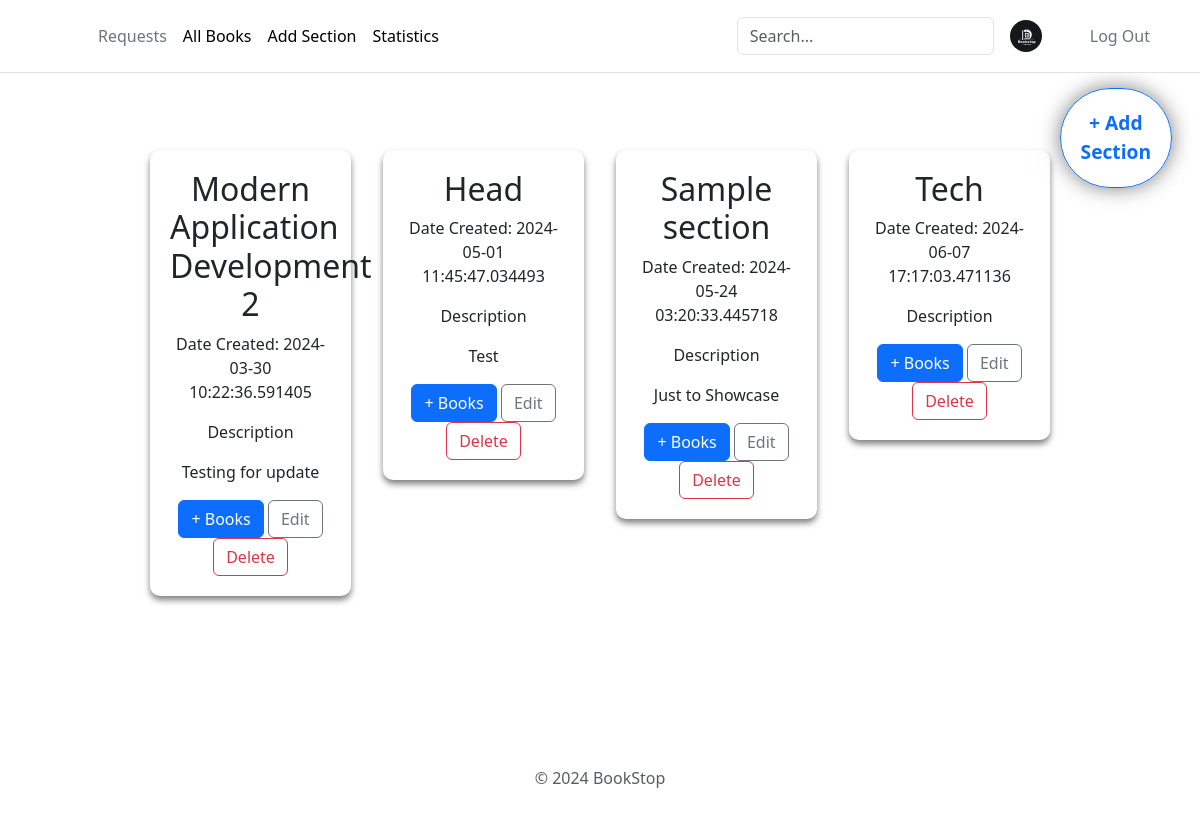
The page /add-section (signed in) on the database its author committed.
### app/app.py (models this page shows)
class Section(db.Model):
    __tablename__ = 'section'
    SectionId = db.Column(db.Integer, autoincrement=True, primary_key=True)
    Title = db.Column(db.String(50), nullable=False)
    CreatedDate = db.Column(db.DateTime, nullable=False, default=datetime.datetime.utcnow)
    Description = db.Column(db.Text, nullable=False)
    ImageLink = db.Column(db.String(255))

### app/app.py (the view)
@app.route("/add-section", methods = ["GET","POST"])
def addSection():
    if 'admin_id' not in session:
        return redirect(url_for('librarianLogin'))
    if request.method == 'POST':
        data = request.form.to_dict()
        section = Section(Title=data['section'], Description=data['text'])
        db.session.add(section)
        db.session.commit()
        section = Section.query.all()
        return render_template("add-section.html", section = section)
    else:
        section = Section.query.all()
        return render_template("add-section.html", section = section)

### app/templates/add-section.html (shortened to what this page needs)
<!DOCTYPE html>
<html lang="en">
  <head>
    <link rel="stylesheet" href="/static/add-section.css" />
    {% include 'bootstrap.html' %}
  </head>
  <body>
    <div>
      {% include 'headerAdmin.html' %}
      <div>
        <button type="button" id="addSection" class="btn btn-outline-primary">
          + Add<br />Section
        </button>
        <div class="main-container">
          {% for sec in section %}
          <div class="section-container" id="{{ sec.SectionId }}">
            <h2>{{ sec.Title }}</h2>
            <p>Date Created: {{ sec.CreatedDate }}</p>
            <div>
              <p>Description</p>
              <p>{{ sec.Description }}</p>
            </div>
            <button
              type="button"
              id="addBook{{ sec.SectionId }}"
              class="btn btn-primary"
            >
              + Books
            </button>
            <button
              type="button"
              id="editSection{{sec.SectionId}}"
              class="btn btn-outline-secondary"
            >
              Edit
            </button>
            <form
              action="{{ url_for('deleteSection', sectionId=sec.SectionId) }}"
              method="post"
              style="display: inline"
            >
              <button type="submit" class="btn btn-outline-danger">
                Delete
              </button>
            </form>
          </div>
          %}{% endfor %}
        </div>
      </div>
      {% include 'footer.html' %}
    </div>
  </body>
</html>

### app/static/add-section.css (style rules this page uses)
body { background-color: #2d2a2e; margin: 0; }
#addSection { border-radius: 60px; position: fixed; padding: 20px; right: 20px; top: 80px; margin: 8px; font-size: larger; font-family: "Segoe UI", Tahoma, Geneva, Verdana, sans-serif; font-weight: bolder; box-shadow: 0px 0px 20px rgba(0, 0, 0, 0.5); }
.main-container { display: flex; flex-wrap: wrap; padding: 130px; align-items: flex-start; gap: 2em; margin: 20px; }
.section-container { background-color: rgba(255, 255, 255, 0.1); backdrop-filter: blur(10px); border-radius: 10px; padding: 20px 20px; box-shadow: 0 4px 6px rgba(0, 0, 0, 0.5); text-align: center; width: 20%; flex-grow: 1; }

### rows shown on the page
Section: Title "Modern Application Development 2", CreatedDate "2024-03-30 10:22:36.591405", Description "Testing for update"
Section: Title "Head", CreatedDate "2024-05-01 11:45:47.034493", Description "Test"
Section: Title "Sample section", CreatedDate "2024-05-24 03:20:33.445718", Description "Just to Showcase"
Section: Title "Tech", CreatedDate "2024-06-07 17:17:03.471136"
